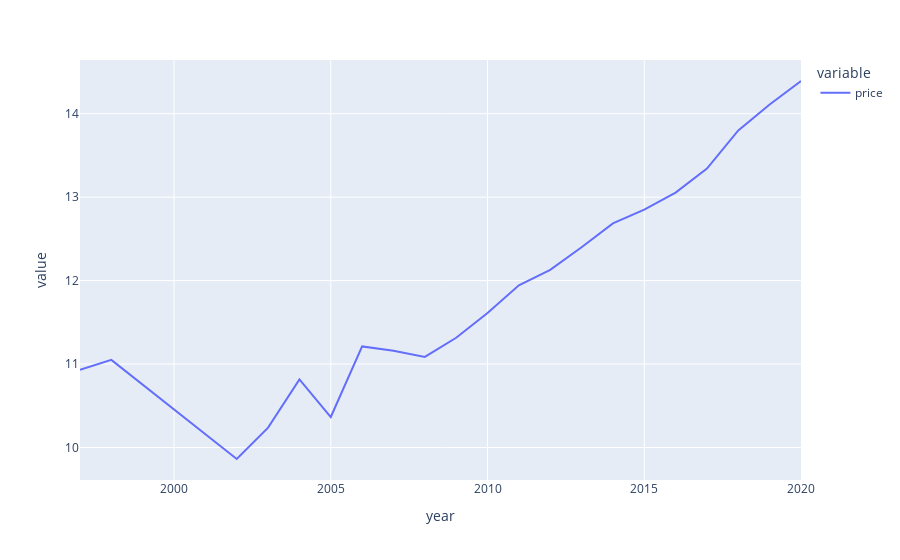

This figure's notebook cell:
### Code cell
price_year = pd.DataFrame(audi_df[['year','price']].groupby('year').mean())
px.line(price_year)

### Figure 1 — Plotly figure (JSON) as saved in the notebook; plotly's stock layout.template omitted (floating-point values rounded to 4 significant figures)
{"data": [{"hovertemplate": "variable=price<br>year=%{x}<br>value=%{y}<extra></extra>", "legendgroup": "price", "line": {"color": "#636efa", "dash": "solid"}, "mode": "lines", "name": "price", "orientation": "v", "showlegend": true, "type": "scatter", "x": [1997, 1998, 2002, 2003, 2004, 2005, 2006, 2007, 2008, 2009, 2010, 2011, 2012, 2013, 2014, 2015, 2016, 2017, 2018, 2019, 2020], "xaxis": "x", "y": [10.93, 11.05, 9.862, 10.24, 10.82, 10.36, 11.21, 11.16, 11.09, 11.32, 11.61, 11.94, 12.13, 12.4, 12.69, 12.85, 13.05, 13.34, 13.8, 14.11, 14.39], "yaxis": "y"}], "layout": {"legend": {"title": {"text": "variable"}, "tracegroupgap": 0}, "margin": {"t": 60}, "xaxis": {"anchor": "y", "domain": [0, 1], "title": {"text": "year"}}, "yaxis": {"anchor": "x", "domain": [0, 1], "title": {"text": "value"}}}}
